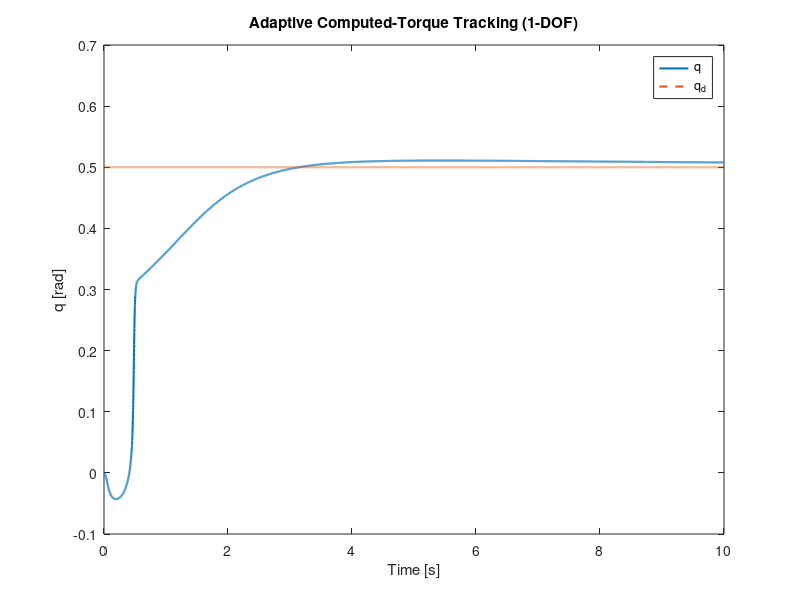

The MATLAB script that drew this image:

function adaptive_ct_1dof_sim()
    Lambda = 10.0;
    kD = 5.0;
    Gamma = diag([5.0, 1.0, 1.0]);

    theta_hat = [0.5; 0.1; 0.5];  % initial guess

    % True parameters (unknown to controller)
    theta_true = [2.0; 0.5; 3.0];

    T  = 10.0;
    dt = 1e-3;
    N  = round(T / dt);

    q  = 0.0;
    qd = 0.0;

    qs    = zeros(1, N);
    qds   = zeros(1, N);
    qd_ds = zeros(1, N);

    for k = 1:N
        t = (k - 1) * dt;

        % Desired trajectory: constant position
        q_d   = 0.5;
        qd_d  = 0.0;
        qdd_d = 0.0;

        tilde_q  = q - q_d;
        tilde_qd = qd - qd_d;

        qrd  = qd_d - Lambda * tilde_q;
        qrdd = qdd_d - Lambda * tilde_qd;
        s    = qd - qrd;

        Y = [qrdd, qrd, cos(q)];  % 1x3 row

        tau = Y * theta_hat + kD * s;

        % Plant dynamics: tau = theta_true' * [qdd; qd; cos(q)]
        a = theta_true(1);
        b = theta_true(2);
        c = theta_true(3);

        qdd = (tau - b * qd - c * cos(q)) / a;

        % Integrate
        qd = qd + qdd * dt;
        q  = q  + qd * dt;

        % Parameter update
        theta_dot = -Gamma * (Y.' * s);
        theta_hat = theta_hat + theta_dot * dt;

        qs(k)    = q;
        qds(k)   = qd;
        qd_ds(k) = q_d;
    end

    figure; plot((0:N-1) * dt, qs, 'LineWidth', 1.5); hold on;
    plot((0:N-1) * dt, qd_ds, '--', 'LineWidth', 1.5);
    xlabel('Time [s]'); ylabel('q [rad]');
    legend('q', 'q_d');
    title('Adaptive Computed-Torque Tracking (1-DOF)');
end
